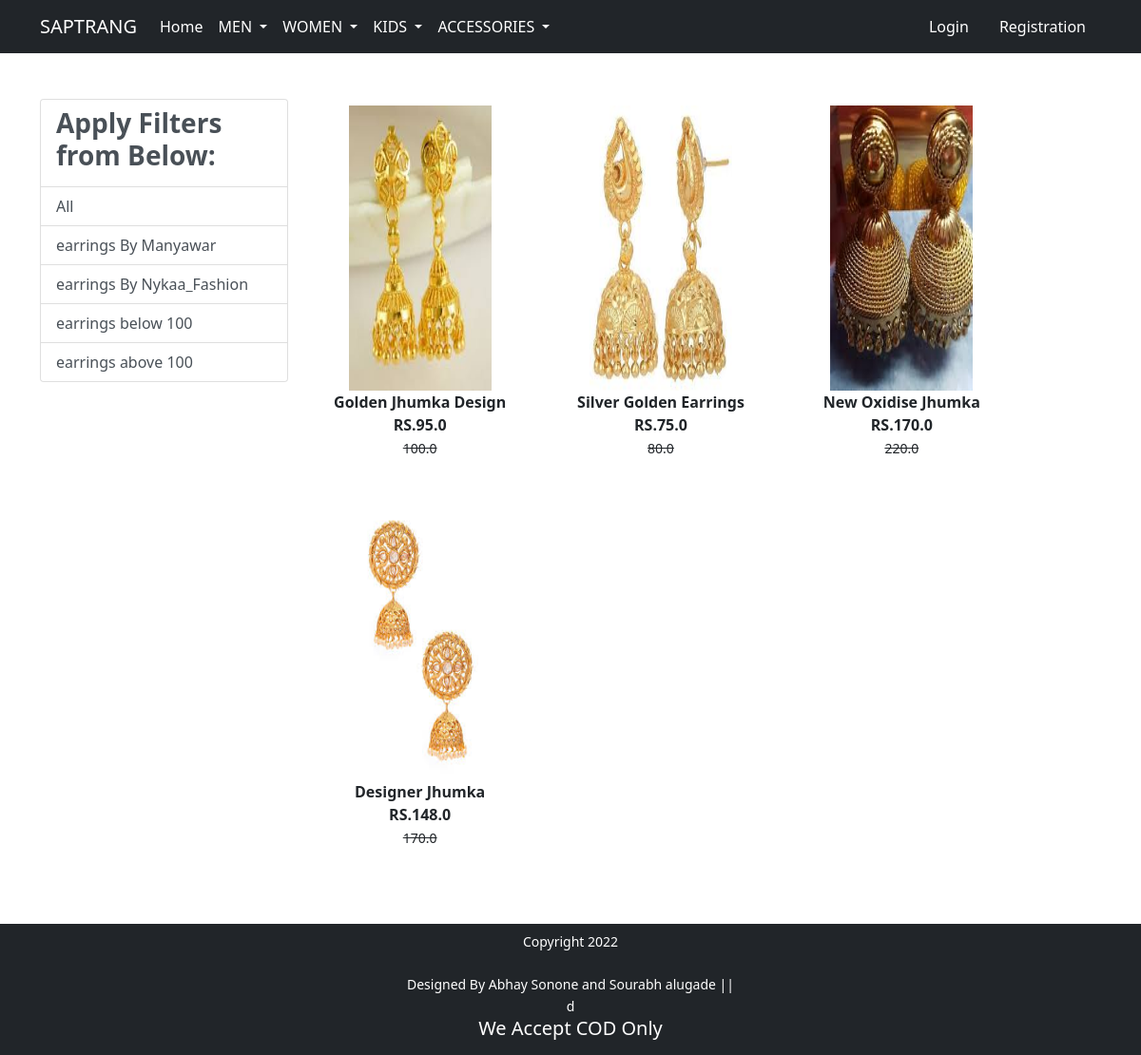
The page /earrings/ on the database its author committed.
### app/models.py (models this page shows, shortened)
class Product(models.Model):
    title =models.CharField(max_length=100)
    selling_price =models.FloatField()
    discounted_price = models.FloatField()
    description = models.TextField()
    brand = models.CharField(max_length=100)
    category= models.CharField(choices=CATEGORY_CHOICES,max_length=5)
    product_image = models.ImageField(upload_to ="productimg")

### app/views.py (the view)
# urls.py: path('earrings/', views.earrings, name='earrings'),
def earrings(request, data=None):
    totalitem=0
    if data == None:
        earrings = Product.objects.filter(category='er')
    elif data=='Manyawar' or data=='Nykaa_Fashion':
        earrings = Product.objects.filter(category='er').filter(brand=data)
    elif data=='below':
        earrings=Product.objects.filter(category='er').filter(discounted_price__lt=100)
    elif data=='above':
        earrings=Product.objects.filter(category='er').filter(discounted_price__gt=100)
    if request.user.is_authenticated:
         totalitem= len(Cart.objects.filter(user=request.user))
    return render(request, 'app/earrings.html',{'earrings':earrings,'totalitem':totalitem})

### app/templates/app/earrings.html (shortened to what this page needs)
{% extends 'app/base.html' %}
{% load static %}
{% block main-content %}
<body>
<div class="container my-5  ">
 <div class="row">
  <div class="col-sm-3">
    <div class="list-group">
        <a href="#" class="list-group-item
         list-group-item-action" aria-current="true" ><h3 class="fw-bold">Apply Filters from Below:</h3></a>
        <a href="{% url 'earrings' %}" class="list-group-item
         list-group-item-action" aria-current="true">All</a>
         <a href="{% url 'earringsdata' 'Manyawar' %}" class="list-group-item
         list-group-item-action" aria-current="true">earrings By Manyawar</a>
         <a href="{% url 'earringsdata' 'Nykaa_Fashion' %}" class="list-group-item
         list-group-item-action" aria-current="true">earrings By Nykaa_Fashion</a>
         <a href="{% url 'earringsdata' 'below' %}" class="list-group-item
         list-group-item-action" aria-current="true">earrings below 100</a>
         <a href="{% url 'earringsdata' 'above' %}" class="list-group-item
         list-group-item-action" aria-current="true">earrings above 100</a>
    </div>
  </div>
  <div class="col-sm-8">
      <div class="row">
          {% for product in earrings %}
           <div class="col-sm-4 text-center mb-4">
               <a href="{% url 'product-detail' product.id %}" class="btn">
                   <div class="item">
                       <img src="{{product.product_image.url}}" alt="" height="300"  width="150" class="">
                       <div class="fw-bold">{{product.description}}</div>
                       <div class="fw-bold">RS.{{product.discounted_price}}</div>
                       <small class="fw-light text-decoration-line-through">{{product.selling_price}}</small>
                   </div>
                </a>
            </div>
            {% endfor %}
        </div>
  </div>
 </div>
</div>
</body>
{% endblock main-content %}

### rows shown on the page
Product: product_image (picture), description "Golden Jhumka Design", discounted_price "95.0", selling_price "100.0"
Product: product_image (picture), description "Silver Golden Earrings", discounted_price "75.0", selling_price "80.0"
Product: product_image (picture), description "New Oxidise Jhumka", discounted_price "170.0", selling_price "220.0"
Product: product_image (picture), description "Designer Jhumka", discounted_price "148.0", selling_price "170.0"
